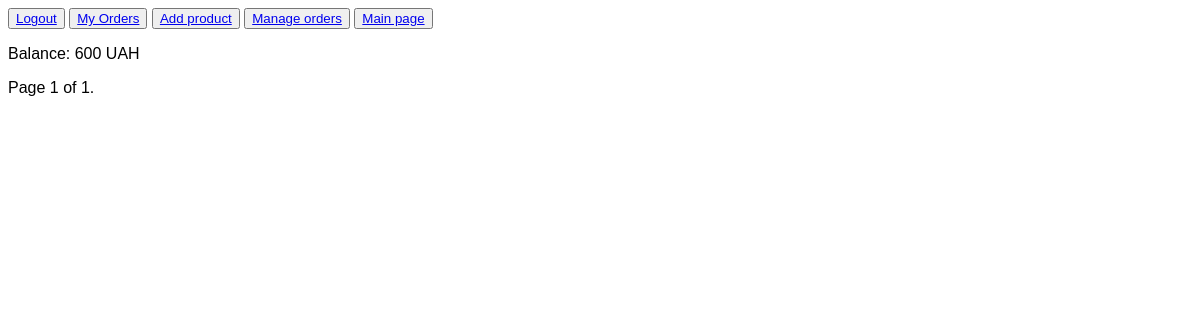
Page /orders/ (signed in) on the earlier database version.
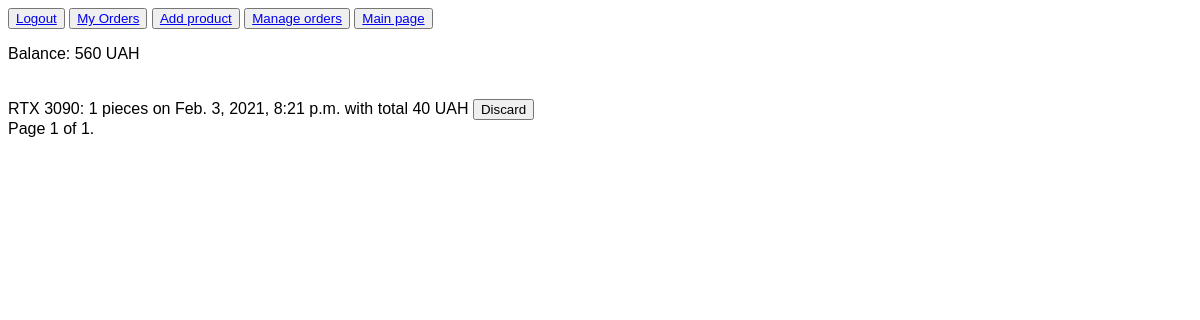
Same page on the later database version.
### app/models.py (models this page shows, shortened)
class MyUser(AbstractUser):
    avatar = models.ImageField(blank=True, null=True)
    balance = models.PositiveIntegerField(default=10000, blank=False)

class Order(models.Model):
    owner = models.ForeignKey(MyUser, on_delete=models.CASCADE, default=None)
    position = models.ForeignKey(Product, on_delete=models.CASCADE, default=None)
    quantity = models.PositiveSmallIntegerField(default=1)
    order_date = models.DateTimeField(auto_now_add=True)
    discarded = models.BooleanField(default=False)

class Product(models.Model):
    title = models.CharField(max_length=30)
    desc = models.CharField(max_length=150)
    photo = models.ImageField(blank=True)
    amount = models.PositiveSmallIntegerField()
    price = models.PositiveSmallIntegerField(default=1000)

### app/views.py (the view, shortened to what this page needs)
# urls.py: path('orders/', OrderViewList.as_view(), name='orders'),
class OrderViewList(LoginRequiredMixin, ListView):
    login_url = "/login"
    model = Order
    template_name = 'orders.html'
    paginate_by = 5
    ordering = ['order_date']
    def get_queryset(self):
        queryset = Order.objects.filter(owner__id=self.request.user.id)
        ordering = self.get_ordering()
        if ordering:
            if isinstance(ordering, str):
                ordering = (ordering,)
        queryset = queryset.order_by(*ordering)
        return queryset

### app/templatetags/app_extras.py (called while the page is built)
def mult(value, arg):
    return int(value) * int(arg)

### templates/orders.html (shortened to what this page needs)
{% extends 'base.html' %}
{% load app_extras %}
{% block some_info %}
    {% for obj in object_list %}
        {% if not obj.discarded %}
            <form method="post">
                <div style="padding-top: 20px">
                    {{ obj.position.title }}: {{ obj.quantity }} pieces on {{ obj.order_date }}
                     with total {{ obj.quantity|mult:obj.position.price }} UAH
                    <input type="submit" value="Discard">
                </div>
            </form>
        {% else %}
            <div style="padding-top: 20px">
                <del>{{ obj.position.title }}: {{ obj.quantity }} pieces on {{ obj.order_date }} with total
                    {{ obj.quantity|mult:obj.position.price }} UAH</del>
            </div>
        {% endif %}
    {% endfor %}
    <div class="pagination">
        <span class="step-links">
            <span class="current">
                Page {{ page_obj.number }} of {{ page_obj.paginator.num_pages }}.
            </span>
        </span>
    </div>
{% endblock %}

### templates/base.html (shortened to what this page needs)
<!DOCTYPE html>
<html lang="en">
<head>
</head>
<body style="font-family: sans-serif">
    {% if user.username %}
        <button><a href="/logout">Logout</a></button>
        <button><a href="/orders">My Orders</a></button>
        {% if user.is_superuser %}
            <button ><a href="/product">Add product</a></button>
            <button><a href="/cancelled">Manage orders</a></button>
        {% endif %}
    {% else %}
        <button><a href="/login">Login</a></button>
        <button><a href="/reg">Sign up</a></button>
    {% endif %}
    {% if name == products %}
        <button><a href="/products">Main page</a></button>
    {% endif %}
    {% if user.username %}
        <p>Balance: {{ user.balance }} UAH</p>
    {% endif %}
    {% block some_info %}
    {% endblock %}
</body>
</html>

Differences in the rows shown:
changed MyUser: balance "600" → "560"
added Order: position "RTX 3090", quantity "1", order_date "Feb. 3, 2021, 8:21 p.m.", quantity|mult "40"
